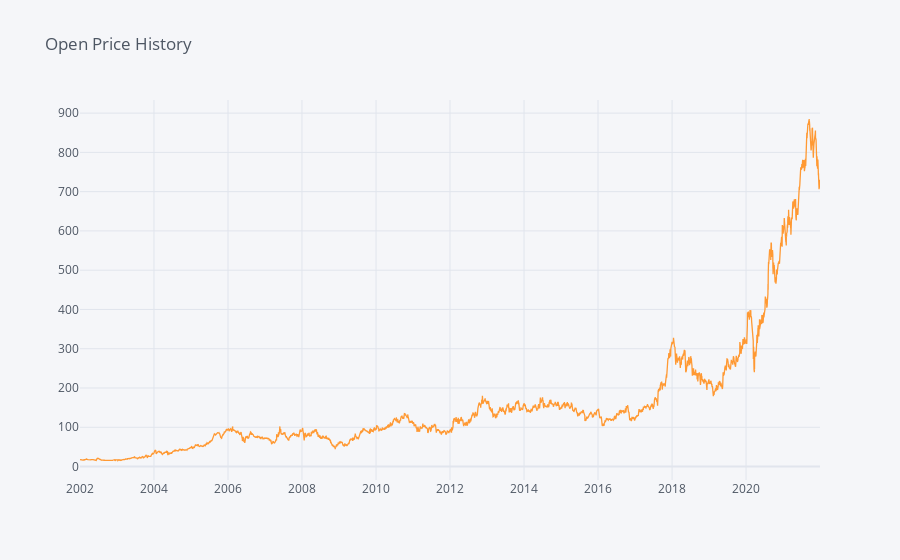

This figure's notebook cell:
### Code cell
Tata_df["Open"].iplot(kind = 'line',title = 'Open Price History')

### Figure 1 — Plotly figure (JSON) as saved in the notebook; plotly's stock layout.template omitted (floating-point values rounded to 4 significant figures; data arrays with more than 128 entries replaced by an {"elided": "..."} marker saying what was removed)
{"data": [{"line": {"color": "rgba(255, 153, 51, 1.0)", "dash": "solid", "shape": "linear", "width": 1.3}, "mode": "lines", "name": "Open", "text": "", "type": "scatter", "x": {"elided": "4976 str values"}, "y": {"elided": "4976 float values"}}], "layout": {"legend": {"bgcolor": "#F5F6F9", "font": {"color": "#4D5663"}}, "paper_bgcolor": "#F5F6F9", "plot_bgcolor": "#F5F6F9", "title": {"font": {"color": "#4D5663"}, "text": "Open Price History"}, "xaxis": {"gridcolor": "#E1E5ED", "showgrid": true, "tickfont": {"color": "#4D5663"}, "title": {"font": {"color": "#4D5663"}, "text": ""}, "zerolinecolor": "#E1E5ED"}, "yaxis": {"gridcolor": "#E1E5ED", "showgrid": true, "tickfont": {"color": "#4D5663"}, "title": {"font": {"color": "#4D5663"}, "text": ""}, "zerolinecolor": "#E1E5ED"}}}
